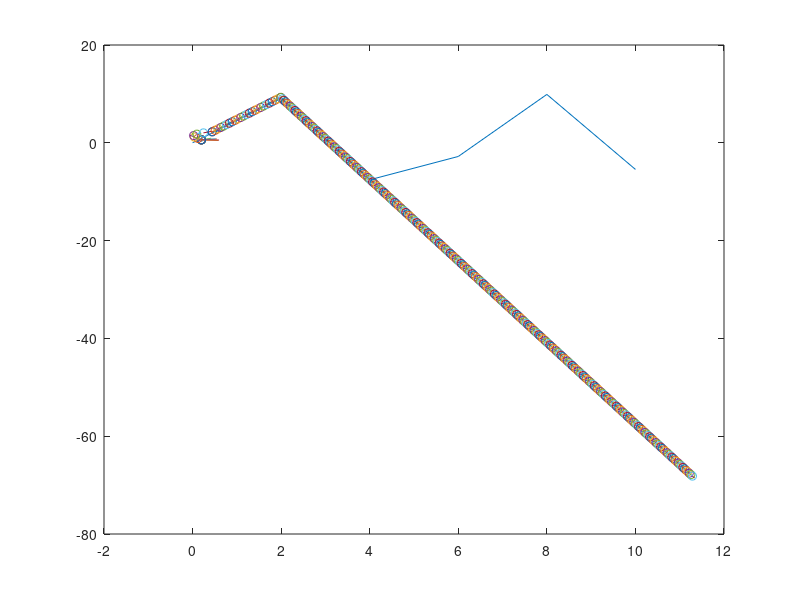
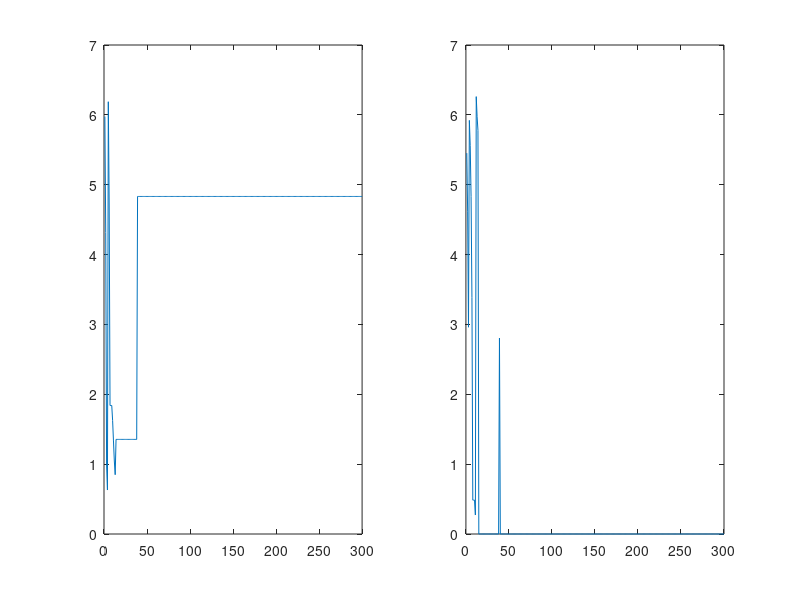
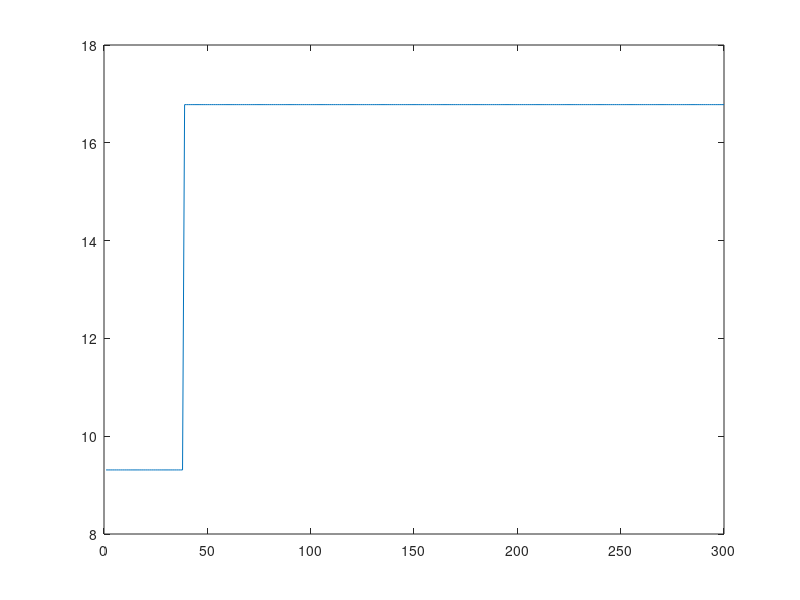

MATLAB code for these plots, in order:
clear all; close all;
% Dummy plan
xp = 0:2:10;
yp = 10*sin(xp);

% Initial robot position
Xr = [0.2 0.6 0]'; %Cartesian
thetar = pi/6;
tdelta = 0.1;
K = 300;
THETA = zeros(K+1,1);
XX  = zeros(K+1,2);
XX(1,:) = Xr(1:2);
THETA(1) = thetar;
figure(1)
plot(xp,yp);

% Initialise path = 2
path = 2;
for k = 1:K
    figure(1)
hold on
scatter(Xr(1),Xr(2))
bearing = [Xr(1),Xr(2); Xr(1) +  0.4 * cos(thetar),Xr(2) + 0.4 * sin(thetar)];
plot(bearing(:,1),bearing(:,2))
drawnow;
pause(0.05)
d = ones(length(yp)-1,1).* 10;
theta = ones(length(yp)-1,1);

for i = path:length(yp)
    Xp1 = [xp(i) yp(i) 0]';
    Xp0 = [xp(i-1) yp(i-1) 0]';
    
    a = Xp1 - Xr;
    b = Xp1 - Xp0;
    
    b_norm = norm(b);
    a_norm = norm(a);
    
    n = cross(a,b);
    sgn = sign(n(3));
    d(i-1) = sgn * norm(cross(a,b)/b_norm); 
    theta(i-1) = asin(d(i-1)/a_norm);
end

[error, index] = min(abs(d));

thetaError = thetar - atan((yp(index+1)-yp(index))/(xp(index+1)-xp(index)));
sgnTheta = sign(thetaError);
thetaError = mod(thetaError,2*pi);

% Turn and move
if error > 0.1
omega    = 10 * -d(index);
velocity = 0.3;

% Near line but facing the wrong way
elseif thetaError > 0.5
    velocity = 0;
    omega    = 10 * thetaError * -sign(d(index));

% Moving along nearest piece of path
else omega = 0; velocity = 0.3;
end

pathEnd = sqrt((xp(index+1)-xp(index))^2 + (yp(index+1)-yp(index))^2);
PATHEND(k) = pathEnd;
if index > path - 1 || pathEnd < 0.3 
    path = path + 1;
end

%new position
thetaDelta = omega * tdelta;
% Update vehicle position
Xr = Xr + [velocity * cos(thetar+thetaDelta); velocity * sin(thetar+thetaDelta); 0];
% Update vehicle bearing
thetar = thetar + thetaDelta;
thetar = mod(thetar,2*pi);
THETA(k+1) = thetar;
XX(k+1,:) = Xr(1:2);
OMEGA(k) = (omega);
angle(k) = thetar;
angleerror(k) = thetaError;
end

figure(2)
subplot(1,2,1)
plot(1:K,angle)
subplot(1,2,2)
plot(1:K,angleerror)

figure(4)
plot(1:K,PATHEND)

    
    

